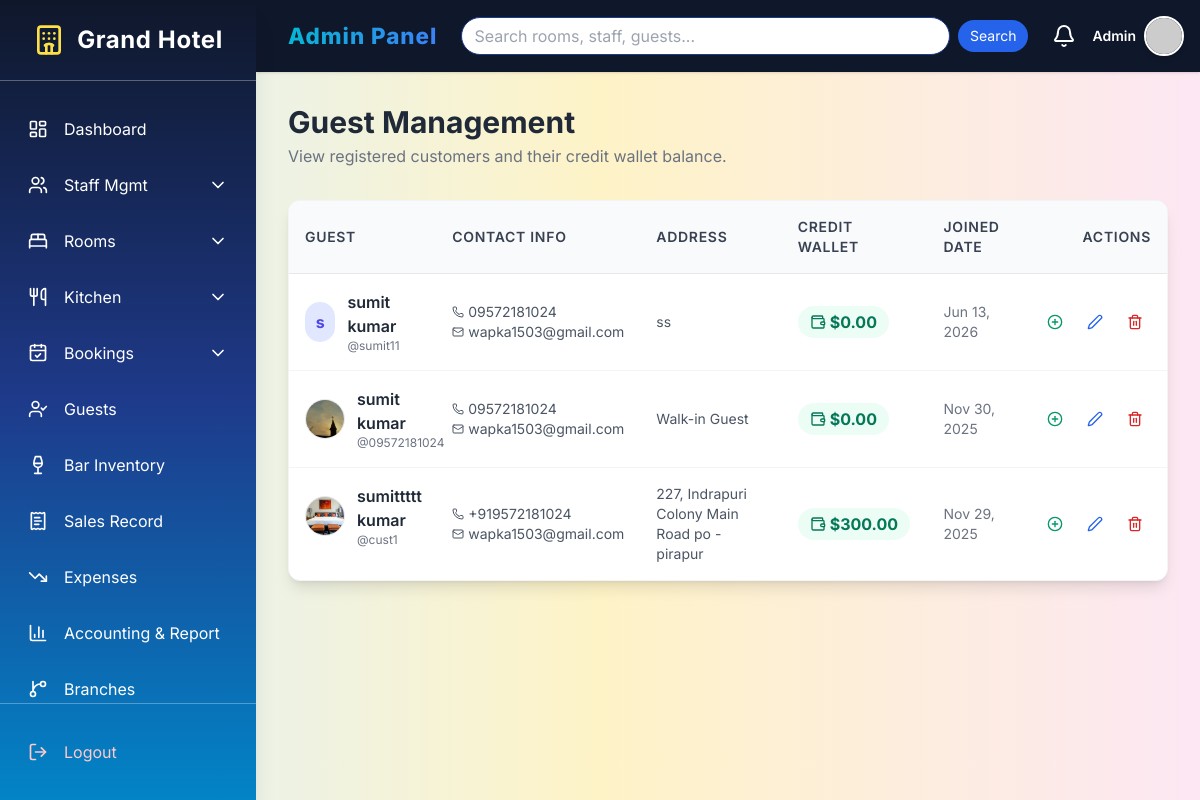
Screenshot of /dashboard/admin/guests/ (signed in) with the database file from the repository.
### accounts/models.py (models this page shows, shortened)
class CustomUser(AbstractUser):
    ADMIN = 'admin'
    EMPLOYEE = 'employee'  # Unified role for all staff
    CUSTOMER = 'customer'
    ROLE_CHOICES = [
        (ADMIN, 'Admin'),
        (EMPLOYEE, 'Employee'),
        (CUSTOMER, 'Customer'),
    ]
    role = models.CharField(max_length=15, choices=ROLE_CHOICES)
    mobile = models.CharField(max_length=15, blank=True, null=True)
    profile_picture = models.ImageField(upload_to='profile_pics/', blank=True, null=True)
    objects = CustomUserManager()

class Customer(models.Model):
    user = models.OneToOneField(CustomUser, on_delete=models.CASCADE, related_name='customer_profile')
    address = models.TextField(blank=True, null=True)

### accounts/views.py (the view)
# urls.py: path('dashboard/admin/guests/', views.view_guests, name='view_guests'),
@login_required
def view_guests(request):
    if not (request.user.role == 'admin' or
            (request.user.role == 'employee' and hasattr(request.user, 'employee_profile')
             and request.user.employee_profile.job_type in ('manager', 'receptionist'))):
        return redirect('home')
    guests = Customer.objects.select_related('user').all().order_by('-id')
    page_obj = paginate(request, guests)
    _attach_wallet_balances(page_obj.object_list)
    return render(request, 'admin_panel/view_guests.html', {
        'guests': page_obj,
        'page_obj': page_obj,
        'can_add_credit': _can_manage_wallet(request.user),
        'base_template': _panel_base(request),
    })

### accounts/models.py (called while the page is built)
    @classmethod
    def load(cls):
        obj, _ = cls.objects.get_or_create(pk=1)
        return obj

### accounts/views.py (called while the page is built, shortened)
def paginate(request, queryset, per_page=10):
    return Paginator(queryset, per_page).get_page(request.GET.get('page'))

def _can_manage_wallet(user):
    if user.role == 'admin':
        return True
    if user.role == 'employee' and hasattr(user, 'employee_profile'):
        return user.employee_profile.job_type == 'manager'
    return False

def _attach_wallet_balances(customers):
    customers = list(customers)
    user_ids = [c.user_id for c in customers]
    balances = {w.user_id: w.balance for w in Wallet.objects.filter(user_id__in=user_ids)}
    for c in customers:
        c.wallet_balance = balances.get(c.user_id, Decimal('0.00'))
    return customers

def _panel_base(request):
    if request.user.role == 'admin':
        return 'admin_panel/adminbase.html'

### templates/admin_panel/view_guests.html (shortened to what this page needs)
{% extends base_template|default:'admin_panel/adminbase.html' %}
{% block panel_content %}
<div class="max-w-7xl mx-auto">
    <div class="mb-8 flex items-center justify-between">
        <div>
            <h2 class="text-3xl font-bold text-gray-800">Guest Management</h2>
            <p class="text-gray-500 mt-1">View registered customers and their credit wallet balance.</p>
        </div>
    </div>
    <div class="bg-white rounded-xl shadow-lg border border-gray-100 overflow-hidden">
        <div class="overflow-x-auto">
            <table class="rtable w-full text-left border-collapse">
                <thead>
                    <tr class="bg-gray-50 text-gray-700 text-sm uppercase tracking-wider border-b">
                        <th class="p-4 font-semibold">Guest</th>
                        <th class="p-4 font-semibold">Contact Info</th>
                        <th class="p-4 font-semibold">Address</th>
                        <th class="p-4 font-semibold">Credit Wallet</th>
                        <th class="p-4 font-semibold">Joined Date</th>
                        <th class="p-4 font-semibold text-right">Actions</th>
                    </tr>
                </thead>
                <tbody class="divide-y divide-gray-100">
                    {% for guest in guests %}
                    <tr class="hover:bg-blue-50 transition group">
                        <td data-label="Guest" class="p-4 flex items-center gap-3">
                            {% if guest.user.profile_picture %}
                                <img src="{{ guest.user.profile_picture.url }}" class="w-10 h-10 rounded-full object-cover border border-gray-200">
                            {% else %}
                                <div class="w-10 h-10 rounded-full bg-indigo-100 text-indigo-600 flex items-center justify-center font-bold">
                                    {{ guest.user.first_name|first }}
                                </div>
                            {% endif %}
                            <div>
                                <p class="font-semibold text-gray-800">{{ guest.user.get_full_name|default:guest.user.username }}</p>
                                <p class="text-xs text-gray-500">@{{ guest.user.username }}</p>
                            </div>
                        </td>
                        <td data-label="Contact Info" class="p-4">
                            <div class="text-sm text-gray-600 flex flex-col">
                                <span class="flex items-center gap-1"><i data-lucide="phone" class="w-3 h-3"></i> {{ guest.user.mobile }}</span>
                                <span class="flex items-center gap-1"><i data-lucide="mail" class="w-3 h-3"></i> {{ guest.user.email }}</span>
                            </div>
                        </td>
                        <td data-label="Address" class="p-4 text-sm text-gray-600">
                            {{ guest.address|default:"—" }}
                        </td>
                        <td data-label="Credit Wallet" class="p-4">
                            <span class="inline-flex items-center gap-1 px-3 py-1 bg-emerald-50 text-emerald-700 font-bold rounded-full">
                                <i data-lucide="wallet" class="w-4 h-4"></i> {{ site_currency }}{{ guest.wallet_balance|floatformat:2 }}
                            </span>
                        </td>
                        <td data-label="Joined Date" class="p-4 text-sm text-gray-500">
                            {{ guest.user.date_joined|date:"M d, Y" }}
                        </td>
                        <td class="rtable-actions p-4 text-right">
                            <div class="flex justify-end gap-2">
                                {% if can_add_credit %}
                                <a href="{% url 'add_wallet_credit' guest.id %}" class="p-2 text-emerald-600 hover:bg-emerald-100 rounded transition" title="Add Wallet Credit">
                                    <i data-lucide="plus-circle" class="w-4 h-4"></i>
                                </a>
                                {% endif %}
                                {% if request.user.role == 'admin' %}
                                <a href="{% url 'edit_guest' guest.id %}" class="p-2 text-blue-600 hover:bg-blue-100 rounded transition" title="Edit">
                                    <i data-lucide="edit-2" class="w-4 h-4"></i>
                                </a>
                                <button onclick="confirmDeleteGuest({{ guest.id }}, '{{ guest.user.username }}')" class="p-2 text-red-600 hover:bg-red-100 rounded transition" title="Delete">
                                    <i data-lucide="trash-2" class="w-4 h-4"></i>
                                </button>
                                {% endif %}
                            </div>
                        </td>
                    </tr>
                    {% endfor %}
                </tbody>
            </table>
        </div>
    </div>
</div>
{% endblock %}

### templates/admin_panel/adminbase.html (shortened to what this page needs)
{% load static %}
<!DOCTYPE html>
<html lang="en">
<head>
  <script src="https://cdn.tailwindcss.com"></script>
</head>
<body class="bg-gray-50">
<div class="flex min-h-screen">
  <aside id="sidebar" class="sidebar w-64 flex-shrink-0 fixed inset-y-0 left-0 z-30 flex flex-col transform -translate-x-full md:translate-x-0 shadow-xl">
    <div class="flex items-center justify-center p-6 border-b border-white/30">
      <i data-lucide="hotel" class="w-8 h-8 mr-3 text-yellow-300"></i>
      <h1 class="text-2xl font-bold tracking-wide">Grand Hotel</h1>
    </div>
    <nav class="flex-1 min-h-0 overflow-y-auto px-4 py-6 space-y-2">
      <a href="{% url 'admin_dashboard' %}" class="sidebar-link flex items-center p-3 rounded-lg {% if request.resolver_match.url_name == 'admin_dashboard' %}active{% endif %}">
        <i data-lucide="layout-dashboard" class="w-5 h-5 mr-4"></i>
        <span>Dashboard</span>
      </a>
      <div>
        {% with url_name=request.resolver_match.url_name %}
        <button id="staff-toggle" class="w-full sidebar-link flex items-center justify-between p-3 rounded-lg {% if 'staff' in url_name %}active{% endif %}">
          <span class="flex items-center">
            <i data-lucide="users" class="w-5 h-5 mr-4"></i>
            <span>Staff Mgmt</span>
          </span>
          <i data-lucide="chevron-down" id="staff-chevron" class="w-5 h-5 transition-transform"></i>
        </button>
        {% endwith %}
      </div>
      <div>
        {% with url_name=request.resolver_match.url_name %}
        <button id="rooms-toggle" class="w-full sidebar-link flex items-center justify-between p-3 rounded-lg">
          <span class="flex items-center">
            <i data-lucide="bed-double" class="w-5 h-5 mr-4"></i>
            <span>Rooms</span>
          </span>
          <i data-lucide="chevron-down" id="rooms-chevron" class="w-5 h-5 transition-transform"></i>
        </button>
        {% endwith %}
      </div>
<div>
    {% with url_name=request.resolver_match.url_name %}
    <button id="kitchen-toggle" class="w-full sidebar-link flex items-center justify-between p-3 rounded-lg">
      <span class="flex items-center">
        <i data-lucide="utensils" class="w-5 h-5 mr-4"></i>
        <span>Kitchen</span>
      </span>
      <i data-lucide="chevron-down" id="kitchen-chevron" class="w-5 h-5 transition-transform"></i>
    </button>
    {% endwith %}
</div>
      <div>
        {% with url_name=request.resolver_match.url_name %}
        <button id="bookings-toggle" class="w-full sidebar-link flex items-center justify-between p-3 rounded-lg">
          <span class="flex items-center">
            <i data-lucide="calendar-check" class="w-5 h-5 mr-4"></i>
            <span>Bookings</span>
          </span>
          <i data-lucide="chevron-down" id="bookings-chevron" class="w-5 h-5 transition-transform"></i>
        </button>
        {% endwith %}
      </div>
<a href="{% url 'view_guests' %}" class="sidebar-link flex items-center p-3 rounded-lg">
    <i data-lucide="user-check" class="w-5 h-5 mr-4"></i>
    <span>Guests</span>
</a>
<a href="{% url 'bar_inventory' %}" class="sidebar-link flex items-center p-3 rounded-lg {% if 'drink' in request.resolver_match.url_name or request.resolver_match.url_name == 'bar_inventory' %}active{% endif %}">
    <i data-lucide="wine" class="w-5 h-5 mr-4"></i>
    <span>Bar Inventory</span>
</a>
<a href="{% url 'sales_record' %}" class="sidebar-link flex items-center p-3 rounded-lg {% if request.resolver_match.url_name == 'sales_record' %}active{% endif %}">
    <i data-lucide="receipt-text" class="w-5 h-5 mr-4"></i>
    <span>Sales Record</span>
</a>
<a href="{% url 'expense_list' %}" class="sidebar-link flex items-center p-3 rounded-lg {% if 'expense' in request.resolver_match.url_name %}active{% endif %}">
    <i data-lucide="trending-down" class="w-5 h-5 mr-4"></i>
    <span>Expenses</span>
</a>
<a href="{% url 'accounting_report' %}" class="sidebar-link flex items-center p-3 rounded-lg {% if request.resolver_match.url_name == 'accounting_report' %}active{% endif %}">
    <i data-lucide="bar-chart-3" class="w-5 h-5 mr-4"></i>
    <span>Accounting &amp; Report</span>
</a>
<a href="{% url 'manage_branches' %}" class="sidebar-link flex items-center p-3 rounded-lg {% if 'branch' in request.resolver_match.url_name %}active{% endif %}">
    <i data-lucide="git-branch" class="w-5 h-5 mr-4"></i>
    <span>Branches</span>
</a>
    </nav>
    <div class="shrink-0 px-4 py-6 border-t border-white/30">
      <form action="{% url 'logout' %}" method="post">
        <button type="submit" class="w-full sidebar-link flex items-center p-3 rounded-lg text-red-200 hover:bg-red-500 hover:text-white transition">
          <i data-lucide="log-out" class="w-5 h-5 mr-4"></i>
          <span>Logout</span>
        </button>
      </form>
    </div>
  </aside>
  <div id="main-content" class="main-content flex-1 flex flex-col md:ml-64">
    <header class="shadow p-4 flex items-center justify-between sticky top-0 z-20">
      <div class="flex items-center space-x-4">
        <span class="brand-text">Admin Panel</span>
      </div>
      <form action="{% url 'global_search' %}" method="get" class="hidden md:flex items-center flex-1 mx-6 search-box">
        <input type="text" name="q" value="{{ request.GET.q }}" placeholder="Search rooms, staff, guests..." class="w-full text-gray-800">
        <button type="submit" class="ml-2 px-3 py-1.5 bg-blue-600 text-white text-sm rounded-full hover:bg-blue-700">Search</button>
      </form>
      <div class="flex items-center space-x-4">
        <i data-lucide="bell" class="w-6 h-6 cursor-pointer hover:text-blue-400 transition"></i>
        <div class="relative group">
            <div class="flex items-center gap-2 cursor-pointer">
                <span class="text-sm font-semibold hidden md:block">{{ user.username|title }}</span>
                {% if user.profile_picture %}
                    <img src="{{ user.profile_picture.url }}" alt="Admin" class="w-10 h-10 rounded-full border-2 border-white shadow-md object-cover">
                {% else %}
                    <img src="https://ui-avatars.com/api/?name={{ user.username }}&background=0D8ABC&color=fff" alt="Admin" class="w-10 h-10 rounded-full border-2 border-white shadow-md">
                {% endif %}
            </div>
        </div>
      </div>
    </header>
    <main class="flex-1 p-6 md:p-8 overflow-y-auto">
      {% block panel_content %}{% endblock %}
    </main>
  </div>
</div>
</body>
</html>

### templates/admin_panel/adminbase.html (style rules this page uses)
body { background: linear-gradient(to right, #e0f2fe, #fef3c7, #fce7f3); font-family: 'Inter', sans-serif; }
.sidebar { background: linear-gradient(to bottom, #0f172a, #1e3a8a, #0284c7); color: white; }
.sidebar-link { transition: all 0.25s ease-in-out; }
header { background: #0f172a; color: white; }
.brand-text { background: linear-gradient(to right, #06b6d4, #3b82f6); -webkit-background-clip: text; -webkit-text-fill-color: transparent; font-weight: 800; font-size: 1.4rem; letter-spacing: 1px; }
.search-box input { border-radius: 9999px; padding: 6px 12px; outline: none; border: 1px solid #1e3a8a; }

### rows the page displays
CustomUser: username "Admin"
Customer: user.first_name|first "s", user.get_full_name "sumit kumar", user.username "sumit11", user.mobile "09572181024", user.email "wapka1503@gmail.com", address "ss", site_currency "$", wallet_balance "0.00", user.date_joined "Jun 13, 2026"
Customer: user.profile_picture (picture), user.get_full_name "sumit kumar", user.username "09572181024", user.mobile "09572181024", user.email "wapka1503@gmail.com", address "Walk-in Guest", site_currency "$", wallet_balance "0.00", user.date_joined "Nov 30, 2025"
Customer: user.profile_picture (picture), user.get_full_name "sumittttt kumar", user.username "cust1", user.mobile "+919572181024", user.email "wapka1503@gmail.com", address "227, Indrapuri Colony Main Road po - pirapur", site_currency "$", wallet_balance "300.00", user.date_joined "Nov 29, 2025"
